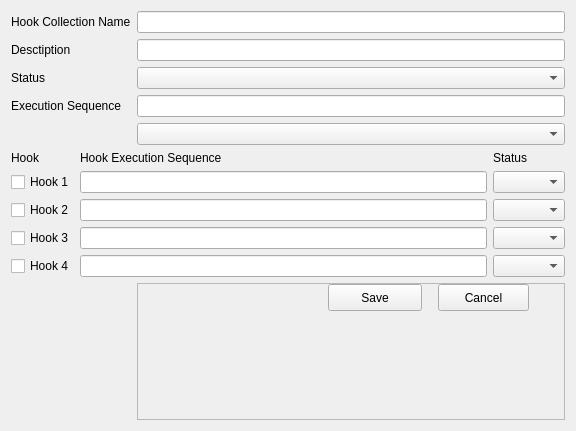
<?xml version="1.0" encoding="UTF-8"?>
<ui version="4.0">
 <class>Form</class>
 <widget class="QWidget" name="Form">
  <property name="geometry">
   <rect>
    <x>0</x>
    <y>0</y>
    <width>576</width>
    <height>431</height>
   </rect>
  </property>
  <property name="windowTitle">
   <string>Form</string>
  </property>
  <layout class="QFormLayout" name="formLayout_2">
   <property name="fieldGrowthPolicy">
    <enum>QFormLayout::AllNonFixedFieldsGrow</enum>
   </property>
   <item row="0" column="0">
    <widget class="QLabel" name="label_2">
     <property name="text">
      <string>Hook Collection Name</string>
     </property>
    </widget>
   </item>
   <item row="0" column="1">
    <widget class="QgsFilterLineEdit" name="mLineEdit">
     <property name="qgisRelation" stdset="0">
      <string notr="true"/>
     </property>
    </widget>
   </item>
   <item row="1" column="0">
    <widget class="QLabel" name="label">
     <property name="text">
      <string>Desctiption</string>
     </property>
    </widget>
   </item>
   <item row="1" column="1">
    <widget class="QgsFilterLineEdit" name="mLineEdit_2">
     <property name="qgisRelation" stdset="0">
      <string notr="true"/>
     </property>
    </widget>
   </item>
   <item row="2" column="0">
    <widget class="QLabel" name="label_4">
     <property name="text">
      <string>Status</string>
     </property>
    </widget>
   </item>
   <item row="2" column="1">
    <widget class="QComboBox" name="comboBox"/>
   </item>
   <item row="3" column="0">
    <widget class="QLabel" name="label_3">
     <property name="text">
      <string>Execution Sequence</string>
     </property>
    </widget>
   </item>
   <item row="3" column="1">
    <widget class="QgsFilterLineEdit" name="mLineEdit_3">
     <property name="qgisRelation" stdset="0">
      <string notr="true"/>
     </property>
    </widget>
   </item>
   <item row="4" column="1">
    <widget class="QgsFieldComboBox" name="mFieldComboBox_4"/>
   </item>
   <item row="6" column="0" colspan="2">
    <layout class="QGridLayout" name="gridLayout">
     <item row="6" column="0">
      <widget class="QCheckBox" name="checkBox_4">
       <property name="text">
        <string>Hook 4</string>
       </property>
      </widget>
     </item>
     <item row="6" column="1">
      <widget class="QgsFilterLineEdit" name="mLineEdit_7">
       <property name="qgisRelation" stdset="0">
        <string notr="true"/>
       </property>
      </widget>
     </item>
     <item row="2" column="0">
      <widget class="QCheckBox" name="checkBox">
       <property name="text">
        <string>Hook 1</string>
       </property>
      </widget>
     </item>
     <item row="2" column="4">
      <widget class="QgsFieldComboBox" name="mFieldComboBox_2"/>
     </item>
     <item row="0" column="0">
      <widget class="QLabel" name="label_5">
       <property name="text">
        <string>Hook</string>
       </property>
      </widget>
     </item>
     <item row="3" column="0">
      <widget class="QCheckBox" name="checkBox_3">
       <property name="text">
        <string>Hook 2</string>
       </property>
      </widget>
     </item>
     <item row="3" column="4">
      <widget class="QgsFieldComboBox" name="mFieldComboBox_5"/>
     </item>
     <item row="4" column="4">
      <widget class="QgsFieldComboBox" name="mFieldComboBox_3"/>
     </item>
     <item row="6" column="4">
      <widget class="QgsFieldComboBox" name="mFieldComboBox"/>
     </item>
     <item row="2" column="1">
      <widget class="QgsFilterLineEdit" name="mLineEdit_4">
       <property name="qgisRelation" stdset="0">
        <string notr="true"/>
       </property>
      </widget>
     </item>
     <item row="4" column="0">
      <widget class="QCheckBox" name="checkBox_2">
       <property name="text">
        <string>Hook 3</string>
       </property>
      </widget>
     </item>
     <item row="3" column="1">
      <widget class="QgsFilterLineEdit" name="mLineEdit_5">
       <property name="qgisRelation" stdset="0">
        <string notr="true"/>
       </property>
      </widget>
     </item>
     <item row="4" column="1">
      <widget class="QgsFilterLineEdit" name="mLineEdit_6">
       <property name="qgisRelation" stdset="0">
        <string notr="true"/>
       </property>
      </widget>
     </item>
     <item row="0" column="4">
      <widget class="QLabel" name="label_6">
       <property name="text">
        <string>Status</string>
       </property>
      </widget>
     </item>
     <item row="0" column="1">
      <widget class="QLabel" name="label_7">
       <property name="text">
        <string>Hook Execution Sequence</string>
       </property>
      </widget>
     </item>
    </layout>
   </item>
   <item row="7" column="0">
    <layout class="QHBoxLayout" name="horizontalLayout"/>
   </item>
   <item row="7" column="1">
    <widget class="QScrollArea" name="scrollArea">
     <property name="widgetResizable">
      <bool>true</bool>
     </property>
     <widget class="QWidget" name="scrollAreaWidgetContents_2">
      <property name="geometry">
       <rect>
        <x>0</x>
        <y>0</y>
        <width>421</width>
        <height>85</height>
       </rect>
      </property>
      <widget class="QPushButton" name="pushButton_2">
       <property name="geometry">
        <rect>
         <x>190</x>
         <y>0</y>
         <width>94</width>
         <height>27</height>
        </rect>
       </property>
       <property name="text">
        <string>Save</string>
       </property>
      </widget>
      <widget class="QPushButton" name="pushButton">
       <property name="geometry">
        <rect>
         <x>300</x>
         <y>0</y>
         <width>91</width>
         <height>27</height>
        </rect>
       </property>
       <property name="text">
        <string>Cancel</string>
       </property>
      </widget>
     </widget>
    </widget>
   </item>
  </layout>
 </widget>
 <customwidgets>
  <customwidget>
   <class>QgsFieldComboBox</class>
   <extends>QComboBox</extends>
   <header>qgsfieldcombobox.h</header>
  </customwidget>
  <customwidget>
   <class>QgsFilterLineEdit</class>
   <extends>QLineEdit</extends>
   <header>qgsfilterlineedit.h</header>
  </customwidget>
 </customwidgets>
 <resources/>
 <connections/>
</ui>
